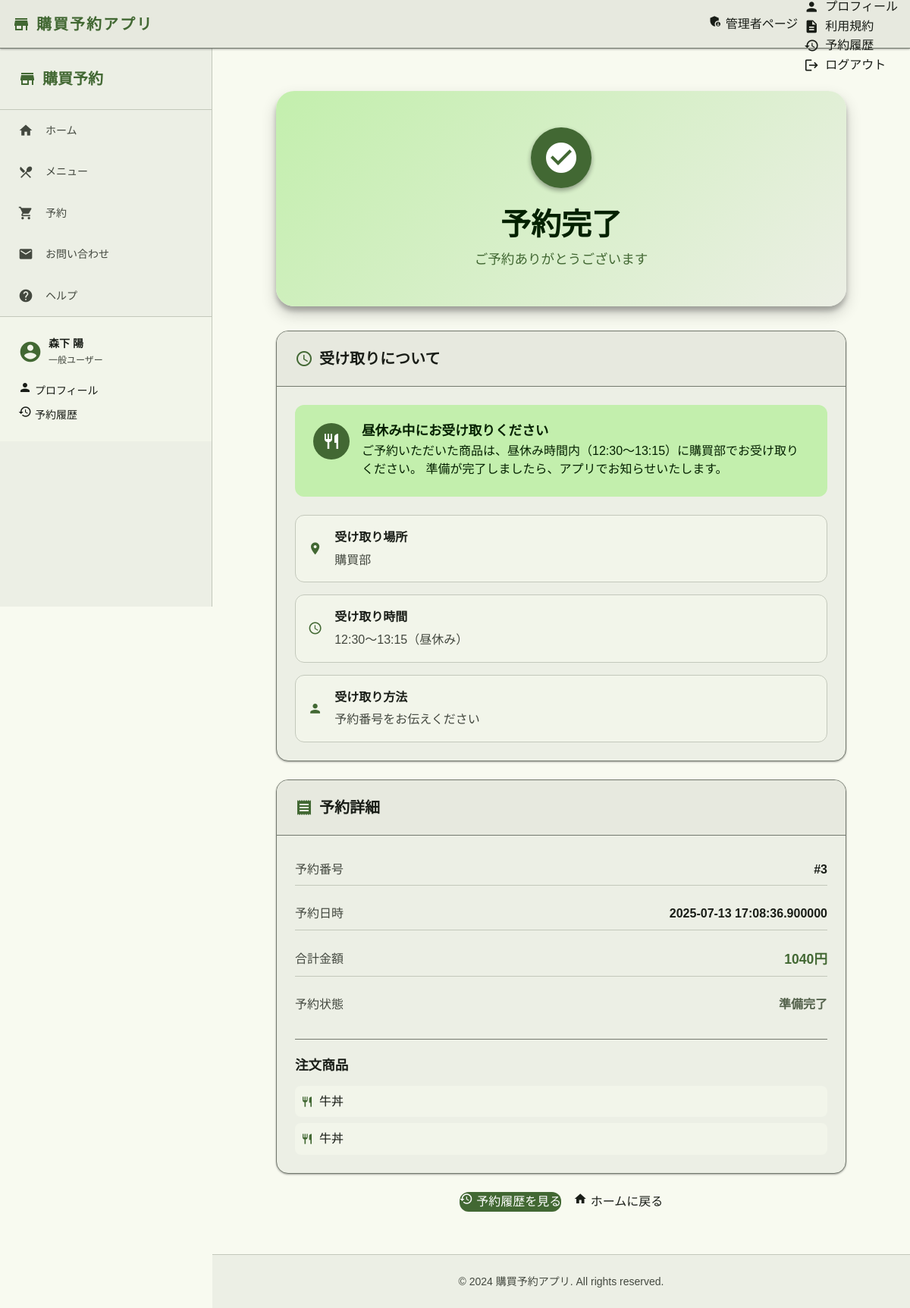
Screenshot of /reserve_done (signed in) with the database file from the repository.
### kobuy_app/models/models.py (models this page shows, shortened)
class User(UserMixin, db.Model):
    __tablename__ = 'user'
    id = db.Column(db.Integer, primary_key=True)
    lastname = db.Column(db.String, nullable=False)
    firstname = db.Column(db.String, nullable=False)
    email = db.Column(db.String, nullable=False, unique=True)
    grade = db.Column(db.Integer, nullable=False)
    cls = db.Column(db.Integer, nullable=False)
    num = db.Column(db.Integer, nullable=False)
    password_hash = db.Column(db.String, nullable=False)
    roles = db.relationship('Role', secondary=roles_users, backref=db.backref('users', lazy='dynamic'))

class Reserved(db.Model):
    @staticmethod
    def current_date():
        return datetime.datetime.now().date()
    @staticmethod
    def current_time():
        """
        現在の時刻を取得し、ミリ秒を1/10秒単位に丸める
        """
        now = datetime.datetime.now()
        microseconds = now.microsecond // 100000  # ミリ秒を1/10秒単位に丸める
        rounded_time = now.replace(microsecond=microseconds * 100000)
        return rounded_time.time()
    __tablename__ = 'reserved'
    id = db.Column(db.Integer, primary_key=True)
    user_id = db.Column(db.Integer, db.ForeignKey('user.id'), nullable=False)
    product_id_0 = db.Column(db.Integer, db.ForeignKey('menu.id'), nullable=False)
    product_id_1 = db.Column(db.Integer, db.ForeignKey('menu.id'), default=None)
    product_id_2 = db.Column(db.Integer, db.ForeignKey('menu.id'), default=None)
    product_id_3 = db.Column(db.Integer, db.ForeignKey('menu.id'), default=None)
    product_id_4 = db.Column(db.Integer, db.ForeignKey('menu.id'), default=None)
    reserve_day = db.Column(db.Date, default=current_date)
    reserve_time = db.Column(db.Time, default=current_time)
    price = db.Column(db.Integer)
    state = db.Column(db.String(255))
    user = db.relationship('User', backref='reservations')
    menu_item_0 = db.relationship('Menu', foreign_keys=[product_id_0])
    menu_item_1 = db.relationship('Menu', foreign_keys=[product_id_1])
    menu_item_2 = db.relationship('Menu', foreign_keys=[product_id_2])
    menu_item_3 = db.relationship('Menu', foreign_keys=[product_id_3])
    menu_item_4 = db.relationship('Menu', foreign_keys=[product_id_4])

class Menu(db.Model):
    __tablename__ = 'menu'
    id = db.Column(db.Integer, primary_key=True)
    orders = db.Column(db.Integer, nullable=False, default=0)
    productname = db.Column(db.String(255))
    price = db.Column(db.String(255))
    buy_cnt = db.Column(db.Integer) # 購入された回数
    explanation = db.Column(db.String(255))
    product_image = db.Column(db.String(255))
    category_id = db.Column(db.Integer, db.ForeignKey('menu_category.id'))

### kobuy_app/views.py (the view)
@app.route("/reserve_done")
@login_required
def reserve_done():
    data = current_webdata("予約完了")
    return render_template("main/reserve_done.html", data = data, r_data = Reserved.query.filter_by(user_id=current_user.id).order_by(Reserved.id.desc()).first())

### kobuy_app/__init__.py (called while the page is built)
@login_manager.user_loader
def load_user(user_id):
    return User.query.get(int(user_id))

def login_required(func):
    @wraps(func)
    def decorated_view(*args, **kwargs):
        if request.method in EXEMPT_METHODS or current_app.config.get("LOGIN_DISABLED"):
            pass
        elif not current_user.is_authenticated:
            flash("このページにアクセスするにはログインしてください", "error")
            return current_app.login_manager.unauthorized()
        if callable(getattr(current_app, "ensure_sync", None)):
            return current_app.ensure_sync(func)(*args, **kwargs)
        return func(*args, **kwargs)
    return decorated_view

### kobuy_app/models/models.py (called while the page is built)
    def __repr__(self):
        return f'<Role {self.name}>'

### kobuy_app/views.py (called while the page is built, shortened)
def current_webdata(webtitle: str) -> dict:
    if current_user.is_authenticated:
        data = {
            "webtitle": webtitle,
            "current_user_id": current_user.id,
            "current_user_email": current_user.email,
            "current_user_lastname": current_user.lastname,
            "current_user_firstname": current_user.firstname,
            "current_user_grade": current_user.grade,
            "current_user_cls": current_user.cls,
            "current_user_num": current_user.num,
            "role": str(current_user.roles)
        }
    return data

### kobuy_app/templates/main/reserve_done.html (shortened to what this page needs)
{% extends "layout.html" %}
{% block content %}
<div class="reserve-done-container fade-in">
    <section class="success-header">
        <div class="success-icon">
            <span class="material-icons">check_circle</span>
        </div>
        <h1 class="success-title">予約完了</h1>
        <p class="success-subtitle">ご予約ありがとうございます</p>
    </section>
    <section class="pickup-info-card">
        <div class="card-header">
            <h2 class="card-title">
                <span class="material-icons">schedule</span>
                受け取りについて
            </h2>
        </div>
        <div class="card-body">
            <div class="pickup-notice">
                <div class="notice-icon">
                    <span class="material-icons">restaurant</span>
                </div>
                <div class="notice-content">
                    <h3 class="notice-title">昼休み中にお受け取りください</h3>
                    <p class="notice-description">
                        ご予約いただいた商品は、昼休み時間内（12:30〜13:15）に購買部でお受け取りください。
                        準備が完了しましたら、アプリでお知らせいたします。
                    </p>
                </div>
            </div>
            <div class="pickup-details">
                <div class="detail-item">
                    <span class="material-icons">location_on</span>
                    <div class="detail-content">
                        <strong>受け取り場所</strong>
                        <p>購買部</p>
                    </div>
                </div>
                <div class="detail-item">
                    <span class="material-icons">access_time</span>
                    <div class="detail-content">
                        <strong>受け取り時間</strong>
                        <p>12:30〜13:15（昼休み）</p>
                    </div>
                </div>
                <div class="detail-item">
                    <span class="material-icons">person</span>
                    <div class="detail-content">
                        <strong>受け取り方法</strong>
                        <p>予約番号をお伝えください</p>
                    </div>
                </div>
            </div>
        </div>
    </section>
    <section class="reservation-details-card">
        <div class="card-header">
            <h2 class="card-title">
                <span class="material-icons">receipt</span>
                予約詳細
            </h2>
        </div>
        <div class="card-body">
            <div class="reservation-info">
                <div class="info-row">
                    <span class="info-label">予約番号</span>
                    <span class="info-value">#{{ r_data.id }}</span>
                </div>
                <div class="info-row">
                    <span class="info-label">予約日時</span>
                    <span class="info-value">{{ r_data.reserve_day }} {{ r_data.reserve_time }}</span>
                </div>
                <div class="info-row">
                    <span class="info-label">合計金額</span>
                    <span class="info-value price">{{ r_data.price }}円</span>
                </div>
                <div class="info-row">
                    <span class="info-label">予約状態</span>
                    <span class="info-value status-{{ r_data.state | lower | replace(' ', '-') }}">{{ r_data.state }}</span>
                </div>
            </div>
            <div class="ordered-items">
                <h3 class="items-title">注文商品</h3>
                <div class="items-list">
                    {% if r_data.menu_item_0 and r_data.menu_item_0.productname != "None" %}
                    <div class="item">
                        <span class="material-icons">restaurant</span>
                        <span class="item-name">{{ r_data.menu_item_0.productname }}</span>
                    </div>
                    {% endif %}
                    {% if r_data.menu_item_1 and r_data.menu_item_1.productname != "None" %}
                    <div class="item">
                        <span class="material-icons">restaurant</span>
                        <span class="item-name">{{ r_data.menu_item_1.productname }}</span>
                    </div>
                    {% endif %}
                </div>
            </div>
        </div>
    </section>
    <section class="action-buttons">
        <md-filled-button href="/my_reserved_list" class="primary-btn">
            <span slot="icon" class="material-icons">history</span>
            予約履歴を見る
        </md-filled-button>
        <md-outlined-button href="/" class="secondary-btn">
            <span slot="icon" class="material-icons">home</span>
            ホームに戻る
        </md-outlined-button>
    </section>
</div>
{% endblock %}

### kobuy_app/templates/layout.html (shortened to what this page needs)
<!DOCTYPE html>
<html lang="ja">
<head>
    <link href="https://cdn.jsdelivr.net/npm/bootstrap@5.0.2/dist/css/bootstrap.min.css" rel="stylesheet">
    <link rel="stylesheet" type="text/css" href="{{ url_for('static', filename='css/style.css') }}" />
</head>
<body class="noto-sans-jp-regular">
    <header class="app-header">
        <div class="header-container">
            <div class="header-brand">
                <div class="header-title">
                    <span class="material-icons brand-icon">store</span>
                    <span class="brand-text">購買予約アプリ</span>
                </div>
            </div>
            <div class="header-actions">
                {% if current_user.is_authenticated %}
                    {% if data.role == "[<Role admin>]" %}
                        <md-filled-tonal-button href="/admin" class="header-btn admin-btn">
                            <span slot="icon" class="material-icons">admin_panel_settings</span>
                            <span class="btn-text">管理者ページ</span>
                        </md-filled-tonal-button>
                    {% endif %}
                    <div class="user-menu">
                        <md-menu id="user-menu" anchor="user-menu-anchor">
                            <md-menu-item href="/profile">
                                <div slot="headline">
                                    <span class="material-icons">person</span>
                                    プロフィール
                                </div>
                            </md-menu-item>
                            <md-menu-item href="/rule">
                                <div slot="headline">
                                    <span class="material-icons">description</span>
                                    利用規約
                                </div>
                            </md-menu-item>
                            <md-menu-item href="/my_reserved_list">
                                <div slot="headline">
                                    <span class="material-icons">history</span>
                                    予約履歴
                                </div>
                            </md-menu-item>
                            <md-menu-item href="/logout">
                                <div slot="headline">
                                    <span class="material-icons">logout</span>
                                    ログアウト
                                </div>
                            </md-menu-item>
                        </md-menu>
                    </div>
                {% endif %}
            </div>
        </div>
    </header>
    <div class="desktop-layout">
        <nav class="desktop-sidebar only-desktop" id="desktopSidebar" aria-label="デスクトップナビゲーション">
            <div class="sidebar-header">
                <div class="sidebar-brand">
                    <span class="material-icons">store</span>
                    <span class="sidebar-title">購買予約</span>
                </div>
            </div>
            <ul class="sidebar-nav">
                <li class="sidebar-item {% if request.path == '/' %}active{% endif %}">
                    <a class="sidebar-link" href="/" aria-label="ホームページ">
                        <span class="material-icons">home</span>
                        <span class="sidebar-text">ホーム</span>
                    </a>
                </li>
                <li class="sidebar-item {% if request.path == '/menu' %}active{% endif %}">
                    <a class="sidebar-link" href="/menu" aria-label="メニューページ">
                        <span class="material-icons">restaurant_menu</span>
                        <span class="sidebar-text">メニュー</span>
                    </a>
                </li>
                <li class="sidebar-item {% if request.path == '/reserve' %}active{% endif %}">
                    <a class="sidebar-link" href="/reserve" aria-label="予約ページ">
                        <span class="material-icons">shopping_cart</span>
                        <span class="sidebar-text">予約</span>
                    </a>
                </li>
                <li class="sidebar-item {% if request.path == '/contact' %}active{% endif %}">
                    <a class="sidebar-link" href="/contact" aria-label="お問い合わせページ">
                        <span class="material-icons">mail</span>
                        <span class="sidebar-text">お問い合わせ</span>
                    </a>
                </li>
                <li class="sidebar-item {% if request.path == '/help' %}active{% endif %}">
                    <a class="sidebar-link" href="/help" aria-label="ヘルプページ">
                        <span class="material-icons">help</span>
                        <span class="sidebar-text">ヘルプ</span>
                    </a>
                </li>
            </ul>
            {% if current_user.is_authenticated %}
            <div class="sidebar-user">
                <div class="user-info">
                    <span class="material-icons">account_circle</span>
                    <div class="user-details">
                        <span class="user-name">{{ data.current_user_lastname }} {{ data.current_user_firstname }}</span>
                        <span class="user-role">一般ユーザー</span>
                    </div>
                </div>
                <div class="user-actions">
                    <md-filled-tonal-button href="/profile" class="user-action-btn">
                        <span slot="icon" class="material-icons">person</span>
                        プロフィール
                    </md-filled-tonal-button>
                    <md-filled-tonal-button href="/my_reserved_list" class="user-action-btn">
                        <span slot="icon" class="material-icons">history</span>
                        予約履歴
                    </md-filled-tonal-button>
                </div>
            </div>
            {% endif %}
        </nav>
        <main class="app-main" id="main-content">
            <div class="page-content">
                {% block content %}
                {% endblock %}
            </div>
        </main>
    </div>
    <footer class="app-footer">
        <div class="footer-content">
            <p class="footer-text">&copy; 2024 購買予約アプリ. All rights reserved.</p>
        </div>
    </footer>
</body>
</html>

### rows the page displays
User: current_user_lastname "森下"
Reserved: id "3", reserve_day "2025-07-13", reserve_time "17:08:36.900000", price "1040", state "準備完了"
Menu: menu_item_0.productname "牛丼", menu_item_1.productname "牛丼"

### other values shown
{{ data.current_user_firstname }} "陽"
